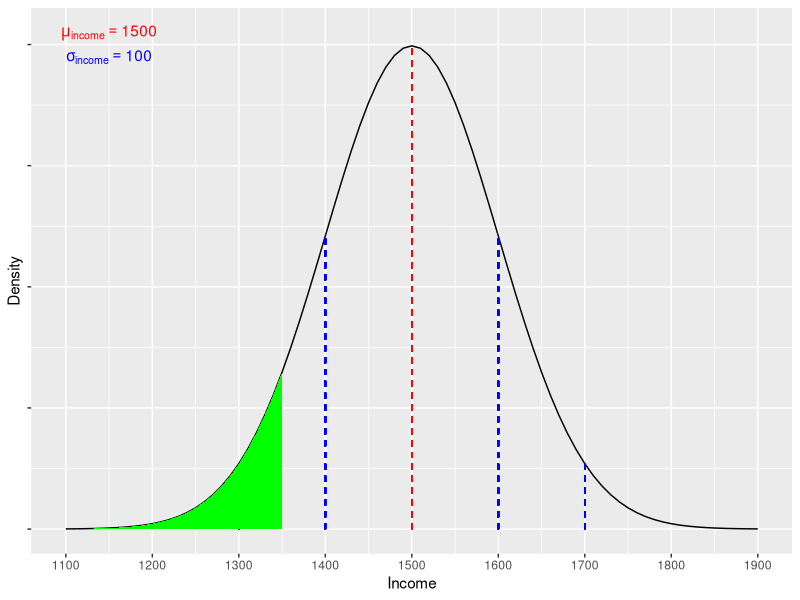
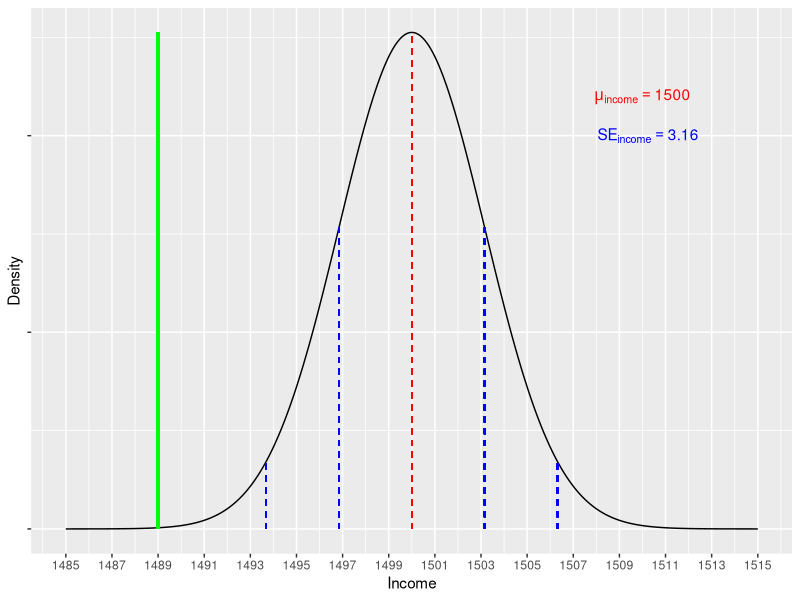

Generate these figures, in order, with R:
## ---- chunk 1
#| label: fig-normdist_twee
#| fig-cap: "Fictional distribution of graduate income scores. Green shading denotes incomes of less than 1,350 EUR."
#| echo: FALSE 

x<-seq(1100,1900,10)
y<-dnorm(x,1500,100)
xx<-tibble::tibble("Income"=x,"pdf"=y)
mulab<- paste("mu[income] == ", 1500)
siglab<- paste("sigma[income] == ", 100)
p <- ggplot2::ggplot(xx, ggplot2::aes(x=Income,y=pdf)) +
  ggplot2::geom_line()+
  ggplot2::geom_segment(x=1500,y=0,xend=1500,yend=max(xx$pdf),linetype="dashed",color="red")+
  ggplot2::geom_segment(x=1400,y=0,xend=1400,yend=as.numeric(xx[xx$Income==1400,2]),linetype="dashed",color="blue")+
  ggplot2::geom_segment(x=1600,y=0,xend=1600,yend=as.numeric(xx[xx$Income==1600,2]),linetype="dashed",color="blue")+
  ggplot2::geom_segment(x=1300,y=0,xend=1300,yend=as.numeric(xx[xx$Income==1300,2]),linetype="dashed",color="blue")+
  ggplot2::geom_segment(x=1700,y=0,xend=1700,yend=as.numeric(xx[xx$Income==1700,2]),linetype="dashed",color="blue")+
  ggplot2::annotate("text", x = 1150, y = 0.0041, colour="red", label = mulab,parse=TRUE)+
  ggplot2::annotate("text", x = 1150, y = 0.0039, colour="blue", label = siglab,parse=TRUE)+
  ggplot2::geom_ribbon(data=subset(xx,x<=1350),ggplot2::aes(x=Income,ymax=pdf),ymin=0,fill="green")+
  ggplot2::scale_x_continuous(breaks = seq(1100,1900,100),labels = seq(1100,1900,100))+
  ggplot2::theme(axis.text.y = ggplot2::element_blank())+
  ggplot2::ylab("Density")
p
## ---- chunk 2
target_income<-1350
mean_income<-1500
sd_income<-100

prob<-pnorm(target_income ,mean = mean_income, sd = sd_income, lower.tail = TRUE)

# We set 'lower.tail = TRUE' because we want to return probabilities associated with a score *less* than 1,350, so the lower/left-tail values.

## ---- chunk 3
#| label: fig-sampdist
#| fig-cap: "Fictional sampling distrubution of means (n = 1000) for graduate income scores. Area to the left of the green line denotes incomes of less than 1,489 EUR."
#| echo: FALSE

x<-seq(1485,1515,.01)
y<-dnorm(x,1500,3.16)
se_min1<-1500-3.16
se_min2<-1500-6.32
se_plus1<-1500+3.16
se_plus2<-1500+6.32
# x<-seq(1100,1900,10)
# y<-dnorm(x,1500,3.16)
xx<-tibble::tibble("Income"=x,"pdf"=y)
mulab<- paste("mu[income] == ", 1500)
siglab<- paste("SE[income] == ", 3.16)
p <- ggplot2::ggplot(xx, ggplot2::aes(x=Income,y=pdf)) +
  ggplot2::geom_line()+
  ggplot2::geom_segment(x=1500,y=0,xend=1500,yend=max(xx$pdf),linetype="dashed",color="red")+
  ggplot2::geom_segment(x=se_min1,y=0,xend=se_min1,yend=as.numeric(xx[xx$Income==se_min1,2])
               ,linetype="dashed",color="blue")+
  ggplot2::geom_segment(x=se_min2,y=0,xend=se_min2,yend=as.numeric(xx[xx$Income==se_min2,2])
               ,linetype="dashed",color="blue")+
  ggplot2::geom_segment(x=se_plus1,y=0,xend=se_plus1,yend=as.numeric(xx[xx$Income==se_plus1,2])
               ,linetype="dashed",color="blue")+
  ggplot2::geom_segment(x=se_plus2,y=0,xend=se_plus2,yend=as.numeric(xx[xx$Income==se_plus2,2])
               ,linetype="dashed",color="blue")+
  ggplot2::geom_segment(x=1489,y=0,xend=1489,yend=max(xx$pdf),linetype="solid", 
                        linewidth=1, color="green")+
  ggplot2::annotate("text", x = 1510, y = 0.11, colour="red", label = mulab,parse=TRUE)+
  ggplot2::annotate("text", x = 1510.25, y = 0.1, colour="blue", label = siglab,parse=TRUE)+
  ggplot2::scale_x_continuous(breaks = seq(1485,1515,2),labels = seq(1485,1515,2))+
  ggplot2::theme(axis.text.y = ggplot2::element_blank())+
  ggplot2::ylab("Density")
p
## ---- chunk 4
target_income<-1489
mean_income<-1500
se_income<-3.16

prop2<-pnorm(target_income ,mean = mean_income, sd = se_income, lower.tail = TRUE)

# We set 'lower.tail = TRUE' because we want to return probabilities associated with a score *less* than 1,489, so the lower/left-tail values.
